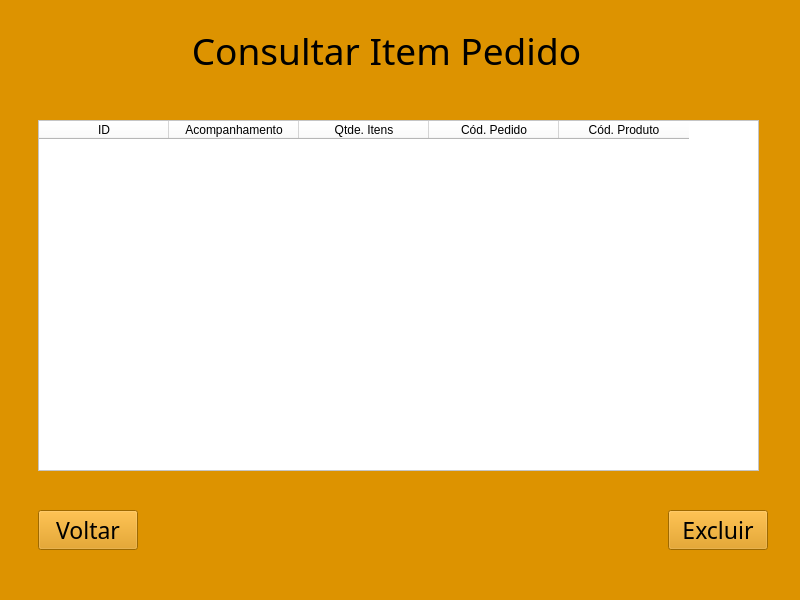
<?xml version="1.0" encoding="UTF-8"?>
<ui version="4.0">
 <class>MainWindow</class>
 <widget class="QMainWindow" name="MainWindow">
  <property name="geometry">
   <rect>
    <x>0</x>
    <y>0</y>
    <width>800</width>
    <height>600</height>
   </rect>
  </property>
  <property name="windowTitle">
   <string>MainWindow</string>
  </property>
  <property name="styleSheet">
   <string notr="true">background-color: rgb(221, 147,  0);</string>
  </property>
  <widget class="QWidget" name="centralwidget">
   <widget class="QLabel" name="label">
    <property name="geometry">
     <rect>
      <x>166</x>
      <y>20</y>
      <width>441</width>
      <height>61</height>
     </rect>
    </property>
    <property name="font">
     <font>
      <family>Algerian</family>
      <pointsize>28</pointsize>
     </font>
    </property>
    <property name="text">
     <string>Consultar Item Pedido</string>
    </property>
    <property name="alignment">
     <set>Qt::AlignCenter</set>
    </property>
   </widget>
   <widget class="QPushButton" name="botaoVoltar">
    <property name="geometry">
     <rect>
      <x>38</x>
      <y>510</y>
      <width>100</width>
      <height>40</height>
     </rect>
    </property>
    <property name="font">
     <font>
      <family>Bodoni MT</family>
      <pointsize>17</pointsize>
     </font>
    </property>
    <property name="styleSheet">
     <string notr="true">background-color: rgb(227, 131, 0);
color: rgb(53, 41,5);
pushButton{
border-styler: inset;
border-width: medium;	
#border-color: rgb(53, 41, 5);
box-shadow: black 60px -16px;
border-radius: 50px;
}</string>
    </property>
    <property name="text">
     <string>Voltar</string>
    </property>
   </widget>
   <widget class="QPushButton" name="botaoExcluir">
    <property name="geometry">
     <rect>
      <x>668</x>
      <y>510</y>
      <width>100</width>
      <height>40</height>
     </rect>
    </property>
    <property name="font">
     <font>
      <family>Bodoni MT</family>
      <pointsize>17</pointsize>
     </font>
    </property>
    <property name="styleSheet">
     <string notr="true">background-color: rgb(227, 131, 0);
color: rgb(53, 41,5);
pushButton{
border-styler: inset;
border-width: medium;	
#border-color: rgb(53, 41, 5);
box-shadow: black 60px -16px;
border-radius: 50px;
}</string>
    </property>
    <property name="text">
     <string>Excluir</string>
    </property>
   </widget>
   <widget class="QTableWidget" name="tableWidget">
    <property name="geometry">
     <rect>
      <x>38</x>
      <y>120</y>
      <width>721</width>
      <height>351</height>
     </rect>
    </property>
    <property name="font">
     <font>
      <pointsize>12</pointsize>
     </font>
    </property>
    <property name="styleSheet">
     <string notr="true">background-color: rgb(255, 255, 255);</string>
    </property>
    <property name="verticalScrollBarPolicy">
     <enum>Qt::ScrollBarAsNeeded</enum>
    </property>
    <property name="autoScrollMargin">
     <number>16</number>
    </property>
    <attribute name="horizontalHeaderDefaultSectionSize">
     <number>130</number>
    </attribute>
    <attribute name="horizontalHeaderMinimumSectionSize">
     <number>39</number>
    </attribute>
    <column>
     <property name="text">
      <string>ID</string>
     </property>
     <property name="font">
      <font>
       <pointsize>9</pointsize>
      </font>
     </property>
    </column>
    <column>
     <property name="text">
      <string>Acompanhamento</string>
     </property>
     <property name="font">
      <font>
       <pointsize>9</pointsize>
      </font>
     </property>
    </column>
    <column>
     <property name="text">
      <string>Qtde. Itens</string>
     </property>
     <property name="font">
      <font>
       <pointsize>9</pointsize>
      </font>
     </property>
    </column>
    <column>
     <property name="text">
      <string>Cód. Pedido</string>
     </property>
     <property name="font">
      <font>
       <pointsize>9</pointsize>
      </font>
     </property>
    </column>
    <column>
     <property name="text">
      <string>Cód. Produto</string>
     </property>
     <property name="font">
      <font>
       <pointsize>9</pointsize>
      </font>
     </property>
    </column>
   </widget>
   <widget class="QLabel" name="label_9">
    <property name="geometry">
     <rect>
      <x>20</x>
      <y>10</y>
      <width>100</width>
      <height>90</height>
     </rect>
    </property>
    <property name="text">
     <string/>
    </property>
    <property name="pixmap">
     <pixmap>burguer2.png</pixmap>
    </property>
    <property name="scaledContents">
     <bool>true</bool>
    </property>
   </widget>
   <widget class="QLabel" name="label_8">
    <property name="geometry">
     <rect>
      <x>670</x>
      <y>10</y>
      <width>100</width>
      <height>90</height>
     </rect>
    </property>
    <property name="text">
     <string/>
    </property>
    <property name="pixmap">
     <pixmap>burguer2.png</pixmap>
    </property>
    <property name="scaledContents">
     <bool>true</bool>
    </property>
   </widget>
  </widget>
  <widget class="QMenuBar" name="menubar">
   <property name="geometry">
    <rect>
     <x>0</x>
     <y>0</y>
     <width>800</width>
     <height>21</height>
    </rect>
   </property>
  </widget>
  <widget class="QStatusBar" name="statusbar"/>
 </widget>
 <resources/>
 <connections/>
</ui>
